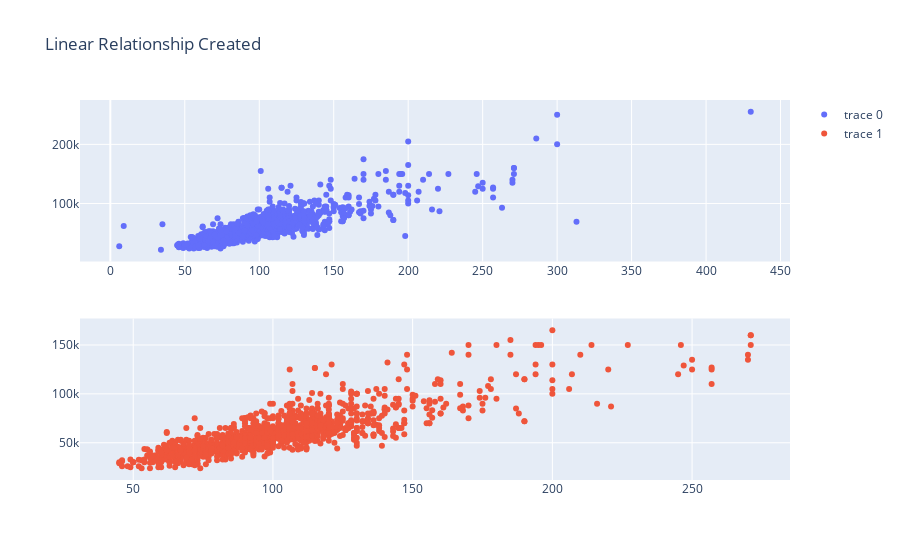

Write notebook code for a chart like this one.
### Markdown cell above
## Linear Relationship Transformed

### Code cell
from plotly.subplots import make_subplots
import plotly.graph_objects as go

fig = make_subplots(rows=2, cols=1)

fig.add_trace(
    go.Scatter(x=fresku_nl["gros_area"], y=fresku_nl["price"], mode="markers+text"),
    row=1, col=1
)

fig.add_trace(
    go.Scatter(x=fresku["gros_area"], y=fresku["price"], mode="markers+text"),
    row=2, col=1
)

fig.update_layout(title_text="Linear Relationship Created")
fig.show()

### Figure 1 — Plotly figure (JSON) as saved in the notebook; plotly's stock layout.template omitted (floating-point values rounded to 4 significant figures; data arrays with more than 128 entries replaced by an {"elided": "..."} marker saying what was removed)
{"data": [{"mode": "markers+text", "type": "scatter", "x": {"elided": "1459 int values"}, "xaxis": "x", "y": {"elided": "1459 int values"}, "yaxis": "y"}, {"mode": "markers+text", "type": "scatter", "x": {"elided": "1433 int values"}, "xaxis": "x2", "y": {"elided": "1433 int values"}, "yaxis": "y2"}], "layout": {"title": {"text": "Linear Relationship Created"}, "xaxis": {"anchor": "y", "domain": [0, 1]}, "xaxis2": {"anchor": "y2", "domain": [0, 1]}, "yaxis": {"anchor": "x", "domain": [0.575, 1]}, "yaxis2": {"anchor": "x2", "domain": [0, 0.425]}}}
